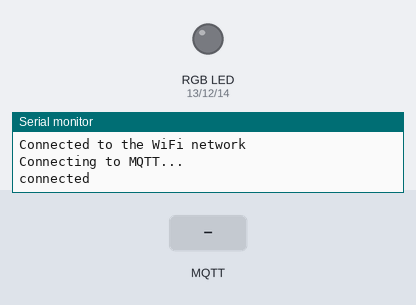
A sketch run on a simulated ESP32. Shown: an RGB LED mixed from three pins (HIGH = lit), the last lines printed to the serial monitor. The inputs (shaded band) are chosen by the test bench. WiFi joins after 1.5 s; servers stay silent unless stated; no MQTT or app messages arrive unless stated.

Above: at 2.7 s.
2.8 s: MQTT message "1" arrives on the first subscribed topic
At 4.0 s:
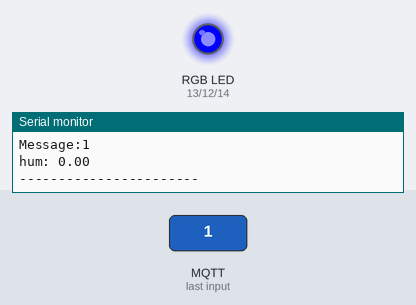
4.3 s: MQTT message "on" arrives on the first subscribed topic
5.8 s: MQTT message "off" arrives on the first subscribed topic
Timing chart, 0 to 8.8 s (numbered marks = the images above; inputs shaded):
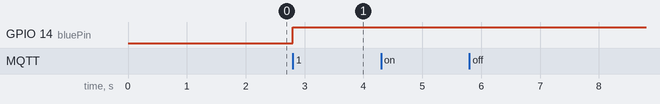

The sketch:

mqtt_esp32_subscriptor_rgb_hum.ino
```cpp
#include <WiFi.h>
#include <PubSubClient.h>
#include <ArduinoJson.h>

#include <Arduino.h>
#include <analogWrite.h>

//WIFI
const char* ssid = "Redmi";
const char* password = "123123123";
const char* mqttServer = "192.168.43.95";
const int mqttPort = 1883;

WiFiClient espClient;
PubSubClient client(espClient);

StaticJsonDocument<512> doc;

//LED STRIP
// Red, green, and blue pins for PWM control
const int redPin = 13;     // 13 corresponds to GPIO13
const int greenPin = 12;   // 12 corresponds to GPIO12
const int bluePin = 14;    // 14 corresponds to GPIO14

// Setting PWM frequency, channels and bit resolution
const int freq = 5000;
const int redChannel = 0;
const int greenChannel = 1;
const int blueChannel = 2;
// Bit resolution 2^8 = 256
const int resolution = 8;

void callback(char* topic, byte* payload, unsigned int length) {

  Serial.print("Message arrived in topic: ");
  Serial.println(topic);
  //char JSONMessage[] = " {\"SensorType\": \"Temperature\", \"Value\": 10}"; //Original message

  //StaticJsonBuffer<300> JSONBuffer;
  Serial.print("Message:");
  for (int i = 0; i < length; i++) {
    Serial.print((char)payload[i]);
  }
   DeserializationError error =  deserializeJson(doc, payload, length);
  // Test if parsing succeeds.
  if (error) {
    Serial.print(F("deserializeJson() failed: "));
    Serial.println(error.c_str());
    return;
  }

  // Fetch values.
  //
  // Most of the time, you can rely on the implicit casts.
  // In other case, you can do doc["time"].as<long>();
  float hum = doc["hum"];
  Serial.println();
  Serial.print("hum: ");
  Serial.println(hum);
  Serial.println();

  if (hum <= 86 ){
    //azul
    ledcWrite(redChannel, 0);
    ledcWrite(greenChannel, 0);
    ledcWrite(blueChannel, 255);
  }
  else if (hum >= 87 && hum <= 88  ){
    //azulado
    ledcWrite(redChannel, 20);
    ledcWrite(greenChannel, 200);
    ledcWrite(blueChannel, 255);
  }
  else if (hum >= 89 && hum <= 90  ){
    //verde
    ledcWrite(redChannel, 0);
    ledcWrite(greenChannel, 255);
    ledcWrite(blueChannel, 0);
  }
  else if (hum >= 91 && hum <= 92  ){
    //amarillo
    ledcWrite(redChannel, 255);
    ledcWrite(greenChannel, 255);
    ledcWrite(blueChannel, 0);
  }
  else{
    //rojo
    ledcWrite(redChannel, 255);
    ledcWrite(greenChannel, 0);
    ledcWrite(blueChannel, 0);
  }
  Serial.println("-----------------------");

}

void setup() {

  Serial.begin(115200);
  //LED STRIP
  // put your setup code here, to run once:
  // configure LED PWM functionalitites
  ledcSetup(redChannel, freq, resolution);
  ledcSetup(greenChannel, freq, resolution);
  ledcSetup(blueChannel, freq, resolution);

  // attach the channel to the GPIO to be controlled
  ledcAttachPin(redPin, redChannel);
  ledcAttachPin(greenPin, greenChannel);
  ledcAttachPin(bluePin, blueChannel);

  WiFi.begin(ssid, password);

  while (WiFi.status() != WL_CONNECTED) {
    delay(500);
    Serial.println("Connecting to WiFi..");
  }
  Serial.println("Connected to the WiFi network");

  client.setServer(mqttServer, mqttPort);
  client.setCallback(callback);

  while (!client.connected()) {
    Serial.println("Connecting to MQTT...");

    if (client.connect("ESP32Client")) {

      Serial.println("connected");

    } else {

      Serial.print("failed with state ");
      Serial.print(client.state());
      delay(2000);

    }
  }

  client.subscribe("/prueba/measure");

}

void loop() {
  client.loop();
}
```

Measured:
- after the input at 2.8 s, GPIO 14 (bluePin): LOW → HIGH at once
